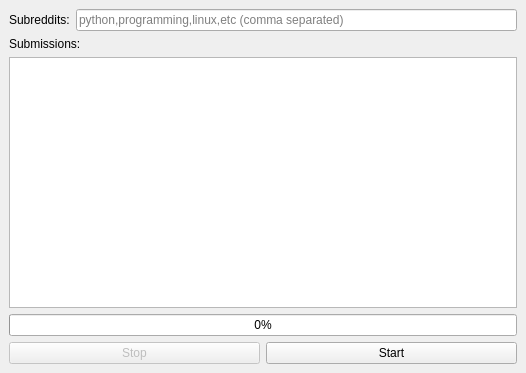
<?xml version="1.0" encoding="UTF-8"?>
<ui version="4.0">
 <class>MainWindow</class>
 <widget class="QMainWindow" name="MainWindow">
  <property name="geometry">
   <rect>
    <x>0</x>
    <y>0</y>
    <width>526</width>
    <height>373</height>
   </rect>
  </property>
  <property name="windowTitle">
   <string>Threading Tutorial</string>
  </property>
  <widget class="QWidget" name="centralwidget">
   <layout class="QVBoxLayout" name="verticalLayout">
    <item>
     <layout class="QHBoxLayout" name="subreddits_input_layout">
      <item>
       <widget class="QLabel" name="label_subreddits">
        <property name="text">
         <string>Subreddits:</string>
        </property>
       </widget>
      </item>
      <item>
       <widget class="QLineEdit" name="edit_subreddits">
        <property name="placeholderText">
         <string>python,programming,linux,etc (comma separated)</string>
        </property>
       </widget>
      </item>
     </layout>
    </item>
    <item>
     <widget class="QLabel" name="label_submissions_list">
      <property name="text">
       <string>Submissions:</string>
      </property>
     </widget>
    </item>
    <item>
     <widget class="QListWidget" name="list_submissions">
      <property name="batchSize">
       <number>1</number>
      </property>
     </widget>
    </item>
    <item>
     <widget class="QProgressBar" name="progress_bar">
      <property name="value">
       <number>0</number>
      </property>
     </widget>
    </item>
    <item>
     <layout class="QHBoxLayout" name="buttons_layout">
      <item>
       <widget class="QPushButton" name="btn_stop">
        <property name="enabled">
         <bool>false</bool>
        </property>
        <property name="text">
         <string>Stop</string>
        </property>
       </widget>
      </item>
      <item>
       <widget class="QPushButton" name="btn_start">
        <property name="text">
         <string>Start</string>
        </property>
       </widget>
      </item>
     </layout>
    </item>
   </layout>
  </widget>
 </widget>
 <resources/>
 <connections/>
</ui>
